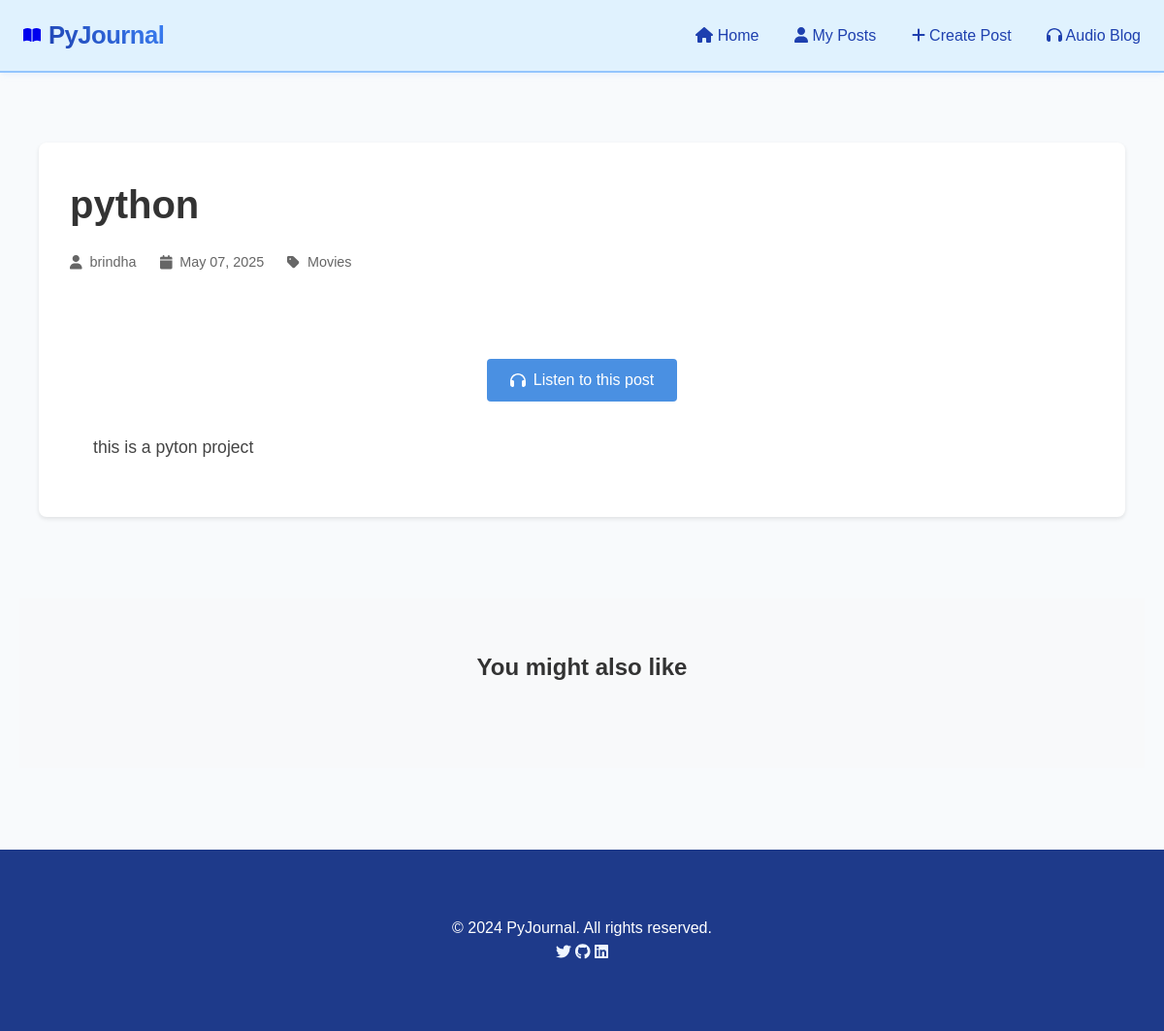
Page /post/7 on the committed database.
### app.py (models this page shows)
class Post(db.Model):
    id = db.Column(db.Integer, primary_key=True)
    title = db.Column(db.String(200), nullable=False)
    content = db.Column(db.Text, nullable=False)
    author = db.Column(db.String(100), nullable=False)
    image_url = db.Column(db.String(500), nullable=False)
    date_posted = db.Column(db.DateTime, nullable=False, default=datetime.utcnow)
    category = db.Column(db.String(50), nullable=False)

### app.py (the view)
@app.route('/post/<int:post_id>')
def post(post_id):
    try:
        post = Post.query.get_or_404(post_id)
        return render_template('post.html', post=post)
    except Exception as e:
        logger.error(f"Error in post route: {str(e)}")
        return "Post not found", 404

### templates/post.html (shortened to what this page needs)
{% extends "base.html" %}
{% block content %}
<section class="post-detail">
    <div class="container">
        <article class="post">
            <div class="post-header">
                <h1>{{ post.title }}</h1>
                <div class="post-meta">
                    <span class="author"><i class="fas fa-user"></i> {{ post.author }}</span>
                    <span class="date"><i class="fas fa-calendar"></i> {{ post.date_posted.strftime('%B %d, %Y') }}</span>
                    <span class="category"><i class="fas fa-tag"></i> {{ post.category }}</span>
                </div>
            </div>
            <div class="post-content">
                <div class="audio-controls">
                    <button id="playAudio" class="btn-audio">
                        <i class="fas fa-headphones"></i> Listen to this post
                    </button>
                </div>
                <div class="post-text">
                    {{ post.content | safe }}
                </div>
            </div>
        </article>
    </div>
</section>
<section class="related-posts">
    <div class="container">
        <h2>You might also like</h2>
    </div>
</section>
{% endblock %}

### static/css/style.css (style rules this page uses)
:root { --primary-color: #93c5fd; --secondary-color: #60a5fa; --accent-color: #3b82f6; --text-color: #1e40af; --background-color: #f8fafc; --border-color: #dbeafe; --light-gray: #eff6ff; --white: #ffffff; --dark-bg: #1e3a8a; --book-color: #eff6ff; --card-shadow: 0 4px 6px -1px rgba(147, 197, 253, 0.1), 0 2px 4px -1px rgba(147, 197, 253, 0.06); --hover-shadow: 0 10px 15px -3px rgba(147, 197, 253, 0.1), 0 4px 6px -2px rgba(147, 197, 253, 0.05); }
* { margin: 0; padding: 0; box-sizing: border-box; }
body { font-family: 'Arial', sans-serif; line-height: 1.6; color: var(--text-color); background-color: var(--background-color); }
.container { max-width: 1200px; margin: 0 auto; padding: 20px; }
.post-content { padding: 1.5rem; }
.post-meta { display: flex; gap: 1rem; color: #666; font-size: 0.9rem; margin-bottom: 1rem; }
.audio-controls { margin: 2rem 0; text-align: center; }
.btn-audio { background-color: var(--primary-color); color: white; border: none; padding: 1rem 2rem; border-radius: 50px; font-size: 1.1rem; cursor: pointer; transition: all 0.3s ease; display: flex; align-items: center; gap: 0.5rem; margin: 0 auto; }

### static/css/post.css (style rules this page uses)
.post-detail { padding: 2rem 0; }
.post { background: #fff; border-radius: 8px; box-shadow: 0 2px 4px rgba(0, 0, 0, 0.1); padding: 2rem; margin-bottom: 2rem; }
.post-header { margin-bottom: 2rem; }
.post-header h1 { font-size: 2.5rem; margin-bottom: 1rem; color: #333; }
.post-meta { display: flex; gap: 1.5rem; color: #666; font-size: 0.9rem; }
.post-meta span { display: flex; align-items: center; gap: 0.5rem; }
.post-content { line-height: 1.6; color: #444; }
.audio-controls { margin-bottom: 2rem; text-align: center; }
.btn-audio { background: #4a90e2; color: white; border: none; padding: 0.8rem 1.5rem; border-radius: 4px; cursor: pointer; font-size: 1rem; transition: background 0.3s; }
.post-text { font-size: 1.1rem; line-height: 1.8; }
.related-posts { padding: 2rem 0; background: #f8f9fa; }
.related-posts h2 { text-align: center; margin-bottom: 2rem; color: #333; }

### rows in the picture
Post: title "python", author "brindha", date_posted "May 07, 2025", category "Movies", content "this is a pyton project"
